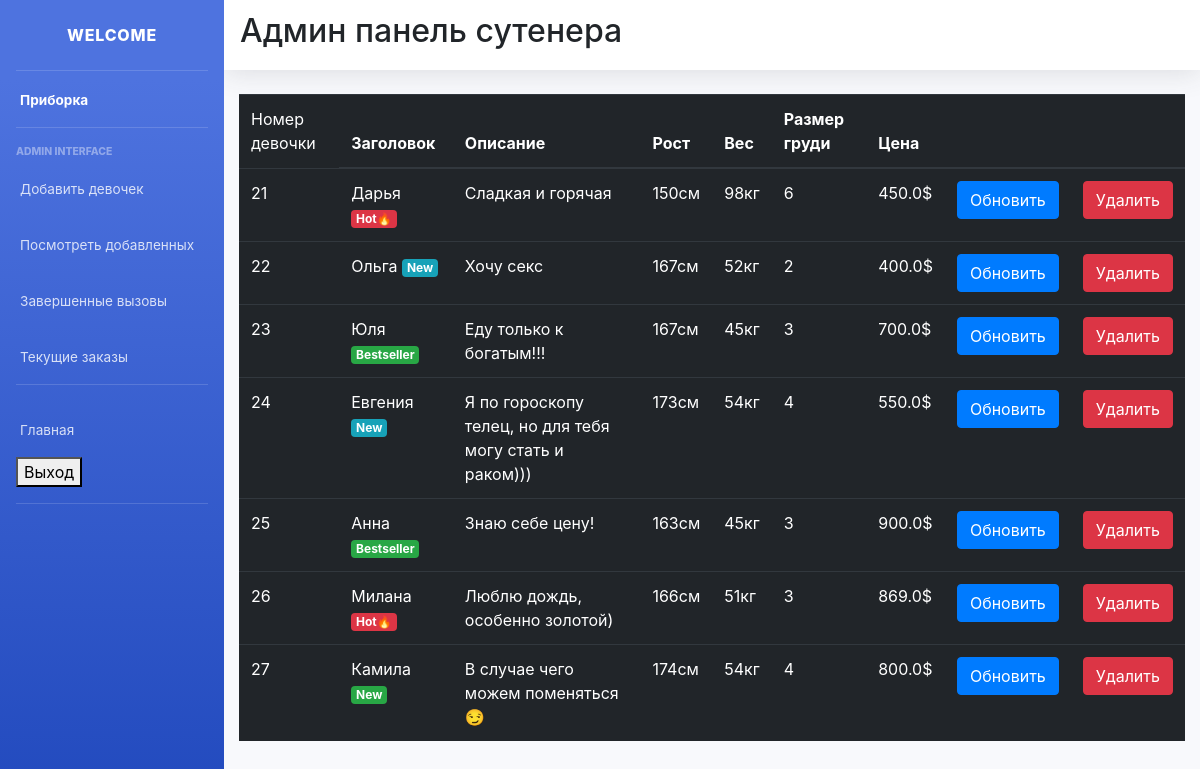
Screenshot of /item_list/ (signed in) with the database file from the repository.
### main/models.py (models this page shows, shortened)
class Item(models.Model):
    LABELS = (
        ('Bestseller', 'Bestseller'),
        ('New', 'New'),
        ('Hot🔥', 'Hot🔥'),
    )
    LABEL_COLOUR = (
        ('danger', 'danger'),
        ('success', 'success'),
        ('primary', 'primary'),
        ('info', 'info'),
        ('warning', 'warning'),
    )
    title = models.CharField(max_length=150)
    description = models.CharField(max_length=250,blank=True)
    price = models.FloatField()
    age = models.IntegerField(default=0)
    weight = models.IntegerField(default=0)
    boobs = models.IntegerField(default=0)
    height = models.IntegerField(default=0)
    education = models.CharField(max_length=250, blank=True)
    hobbies = models.CharField(max_length=250, blank=True)
    image = models.ImageField(default='default.png', upload_to='images/')
    labels = models.CharField(max_length=25, choices=LABELS, blank=True)
    label_colour = models.CharField(max_length=15, choices=LABEL_COLOUR, blank=True)
    slug = models.SlugField(default="girl")
    created_by = models.ForeignKey(User, on_delete=models.CASCADE)

### main/decorators.py (the view)
    def wrapper_func(request, *args, **kwargs):
        group = Group.objects.get(user = request.user)
        if group.name == 'admin_owner':
            return view_func(request, *args, **kwargs)
        else:
            return redirect('/')

### main/views.py (called while the page is built)
@login_required(login_url='/accounts/login/')
@admin_required
def item_list(request):
    items = Item.objects.filter(created_by=request.user)
    context = {
        'items': items
    }
    return render(request, 'main/item_list.html', context)

### main/templates/main/item_list.html
{% extends "main/layout2.html" %}
{% block content %}
<div class="cart">
    <div class="row">
        <div class="col-sm-12">
            {% if items %}
            <div class="table-responsive">
                <table class="table table-dark">
                    <thead>
                    <tr>
                        <td scope="col">Номер девочки</td>
                        <th scope="col">Заголовок</th>
                        <th scope="col">Описание</th>
                        <th scope="col">Рост</th>
                        <th scope="col">Вес</th>
                        <th scope="col">Размер груди</th>
                        <th scope="col">Цена</th>
                        <th></th>
                        <th></th>
                    </tr>
                    </thead>
                    <tbody>
                        {% for item in items %}
                    <tr>
                        <td>{{ item.id }}</td>
                        <td>{{ item.title }} <span class="badge badge-{{ item.label_colour }}">{{ item.labels }}</span></td></td>
                        <td>{{ item.description }}</td>
                        <td>{{ item.height }}см</td>
                        <td>{{ item.weight }}кг</td>
                        <td>{{ item.boobs }}</td>
                        <td>{{ item.price }}$</td>
                        <td><a class="btn btn-primary" href="{% url 'main:item-update' item.slug %}">Обновить</a></td>
                        <td><a class="btn btn-danger" href="{% url 'main:item-delete' item.slug %}">Удалить</a></td>
                    </tr>
                        {% endfor %}
                    </tbody>
                </table>
            </div>
            {% else %}
            <h4 class="text-center">Вы еще никого не добавили</h4>
            {% endif %}
        </div>
    </div>
</div>
{% endblock content %}

### rows the page displays
Item: id "21", title "Дарья", labels "Hot🔥", description "Сладкая и горячая", height "150", weight "98", boobs "6", price "450.0"
Item: id "22", title "Ольга", labels "New", description "Хочу секс", height "167", weight "52", boobs "2", price "400.0"
Item: id "23", title "Юля", labels "Bestseller", description "Еду только к богатым!!!", height "167", weight "45", boobs "3", price "700.0"
Item: id "24", title "Евгения", labels "New", description "Я по гороскопу телец, но для тебя могу стать и раком)))", height "173", weight "54", boobs "4", price "550.0"
Item: id "25", title "Анна", labels "Bestseller", description "Знаю себе цену!", height "163", weight "45", boobs "3", price "900.0"
Item: id "26", title "Милана", labels "Hot🔥", description "Люблю дождь, особенно золотой)", height "166", weight "51", boobs "3", price "869.0"
Item: id "27", title "Камила", labels "New", description "В случае чего можем поменяться😏", height "174", weight "54", boobs "4", price "800.0"
